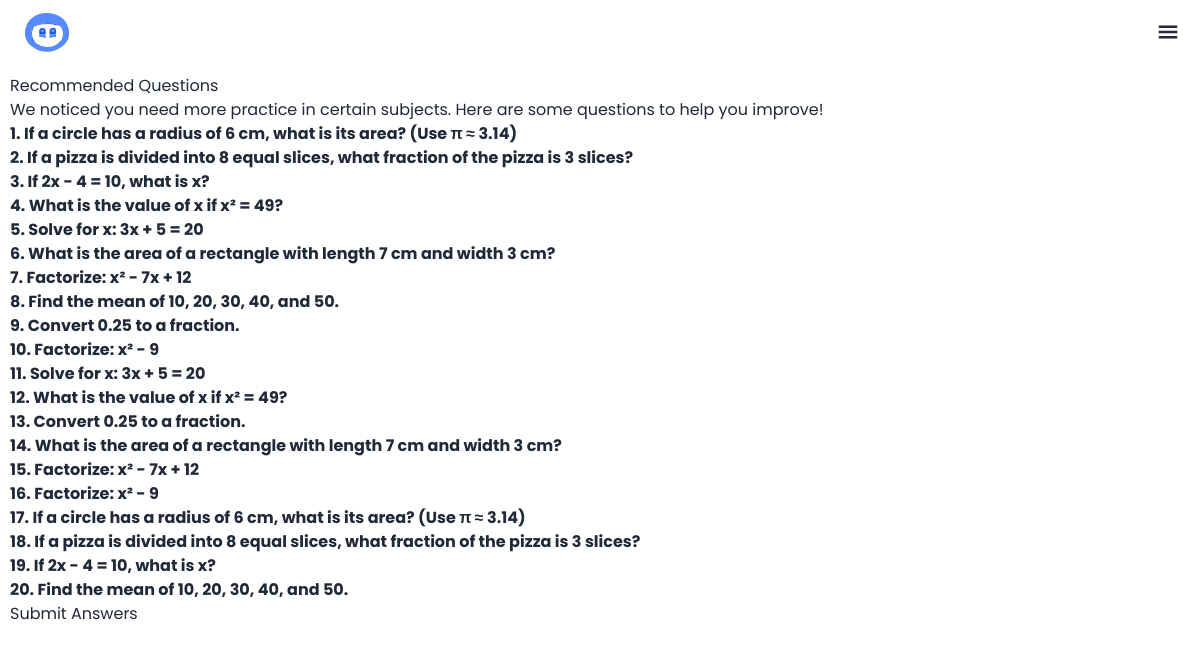
Screenshot of /recommended_questions/ (signed in) with the database file from the repository.
### quiz/models.py (models this page shows, shortened)
class Question(models.Model):
    DIFFICULTY_LEVELS = [
        ('easy', 'Easy'),
        ('medium', 'Medium'),
        ('hard', 'Hard'),
    ]
    subject = models.ForeignKey(Subject, on_delete=models.CASCADE)
    text = models.TextField()
    option1 = models.CharField(max_length=255)
    option2 = models.CharField(max_length=255)
    option3 = models.CharField(max_length=255)
    option4 = models.CharField(max_length=255)
    correct_option = models.IntegerField(choices=[(1, "Option 1"), (2, "Option 2"), (3, "Option 3"), (4, "Option 4")])
    difficulty = models.CharField(max_length=10, choices=DIFFICULTY_LEVELS, default='easy')

### quiz/views.py (the view)
# urls.py: path('recommended_questions/', views.recommended_questions, name='recommended_questions'),
@login_required
def recommended_questions(request):
    user_scores = Score.objects.filter(user=request.user)
    weak_subjects = user_scores.order_by('score')[:2]  # Get 2 weakest subjects
    recommended_questions = []
    for score in weak_subjects:
        recommended_questions.extend(list(Question.objects.filter(subject=score.subject).order_by('?')[:10]))
    return render(request, 'quiz/recommended_questions.html', {'questions': recommended_questions})

### templates/quiz/recommended_questions.html (shortened to what this page needs)
{% extends "partials/base.html" %}
{% block content %}
<h2>Recommended Questions</h2>
<p>We noticed you need more practice in certain subjects. Here are some questions to help you improve!</p>
{% if questions %}
    <form method="post">
        {% for question in questions %}
            <div class="question-block">
                <p><strong>{{ forloop.counter }}. {{ question.text }}</strong></p>
            </div>
        {% endfor %}
        <button type="submit">Submit Answers</button>
    </form>
{% else %}
    <p>No recommendations available at the moment. Keep practicing!</p>
{% endif %}
{% endblock %}

### templates/partials/base.html (shortened to what this page needs)
<!doctype html>
{%load static%}
<html lang="en">
<head>
    <link href="https://cdn.jsdelivr.net/npm/daisyui@4.12.23/dist/full.min.css" rel="stylesheet" type="text/css" />
    <script src="https://cdn.tailwindcss.com"></script>
    <link href="https://unpkg.com/aos@2.3.1/dist/aos.css" rel="stylesheet">
</head>
<body>
    <div class="navbar bg-base-100">
        <div class="flex-1">
            <a href="/" class="btn btn-ghost text-xl" >
            </a>
        </div>
        <div class="flex-none">
            <div class="dropdown dropdown-end">
                <div tabindex="0" role="button" class="btn btn-ghost flex justify-center items-center btn-circle">
                    <div class="flex">
                        <svg xmlns="http://www.w3.org/2000/svg" fill="none" viewBox="0 0 24 24" stroke-width="2.5" stroke="currentColor" class="size-6">
                            <path stroke-linecap="round" stroke-linejoin="round" d="M3.75 6.75h16.5M3.75 12h16.5m-16.5 5.25h16.5" />
                          </svg>
                    </div>
                </div>
            </div>
        </div>
    </div>
    <div class="container">
        {%block content%}{%endblock%}
    </div>
</body>
</html>

### templates/partials/base.html (style rules this page uses)
body { font-family: 'Poppins', sans-serif; }
.container { padding: 10px; }

### rows the page displays
Question: text "If a circle has a radius of 6 cm, what is its area? (Use π ≈ 3.14)"
Question: text "If a pizza is divided into 8 equal slices, what fraction of the pizza is 3 slices?"
Question: text "If 2x - 4 = 10, what is x?"
Question: text "What is the value of x if x² = 49?"
Question: text "Solve for x: 3x + 5 = 20"
Question: text "What is the area of a rectangle with length 7 cm and width 3 cm?"
Question: text "Factorize: x² - 7x + 12"
Question: text "Find the mean of 10, 20, 30, 40, and 50."
Question: text "Convert 0.25 to a fraction."
Question: text "Factorize: x² - 9"
